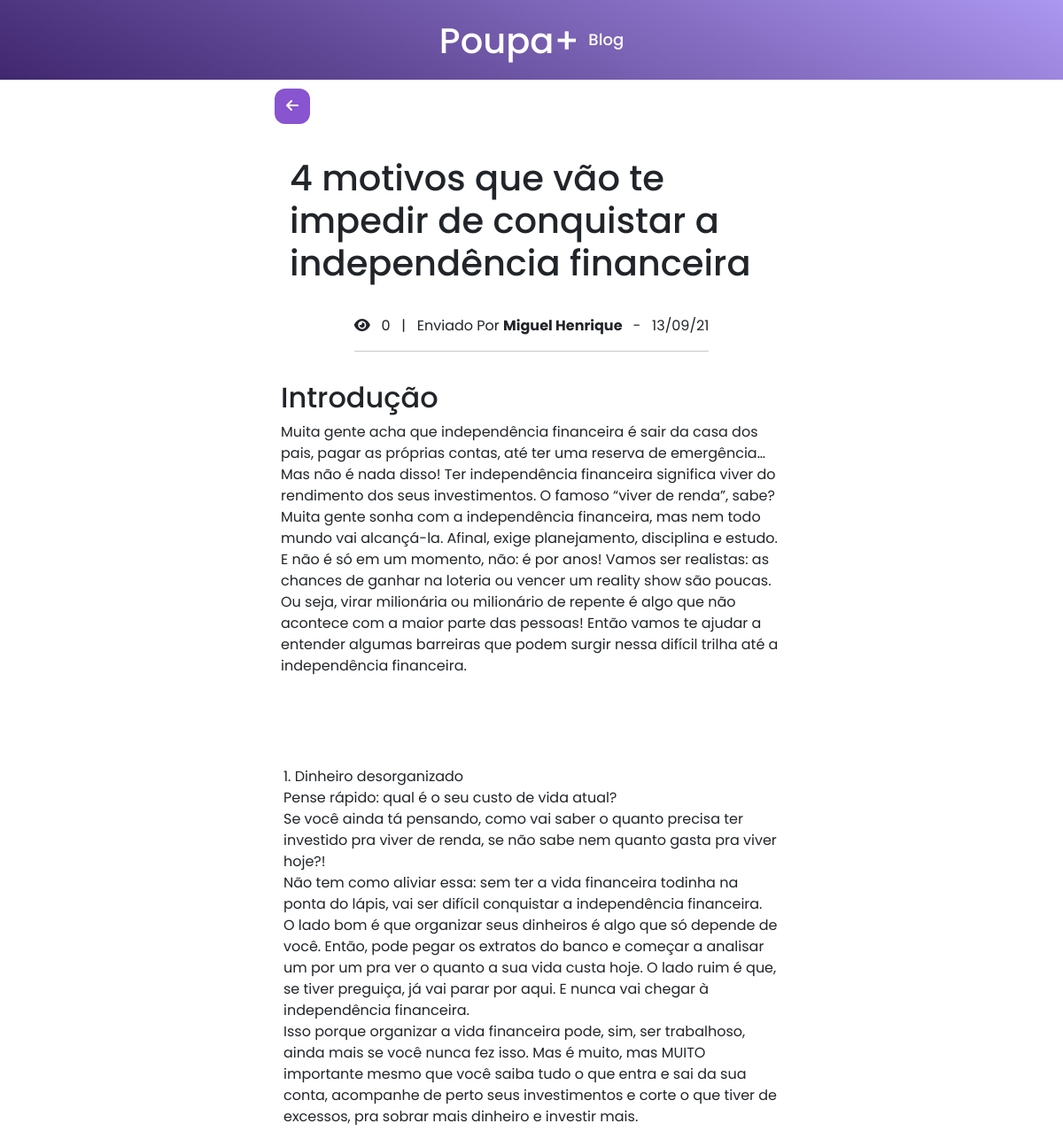
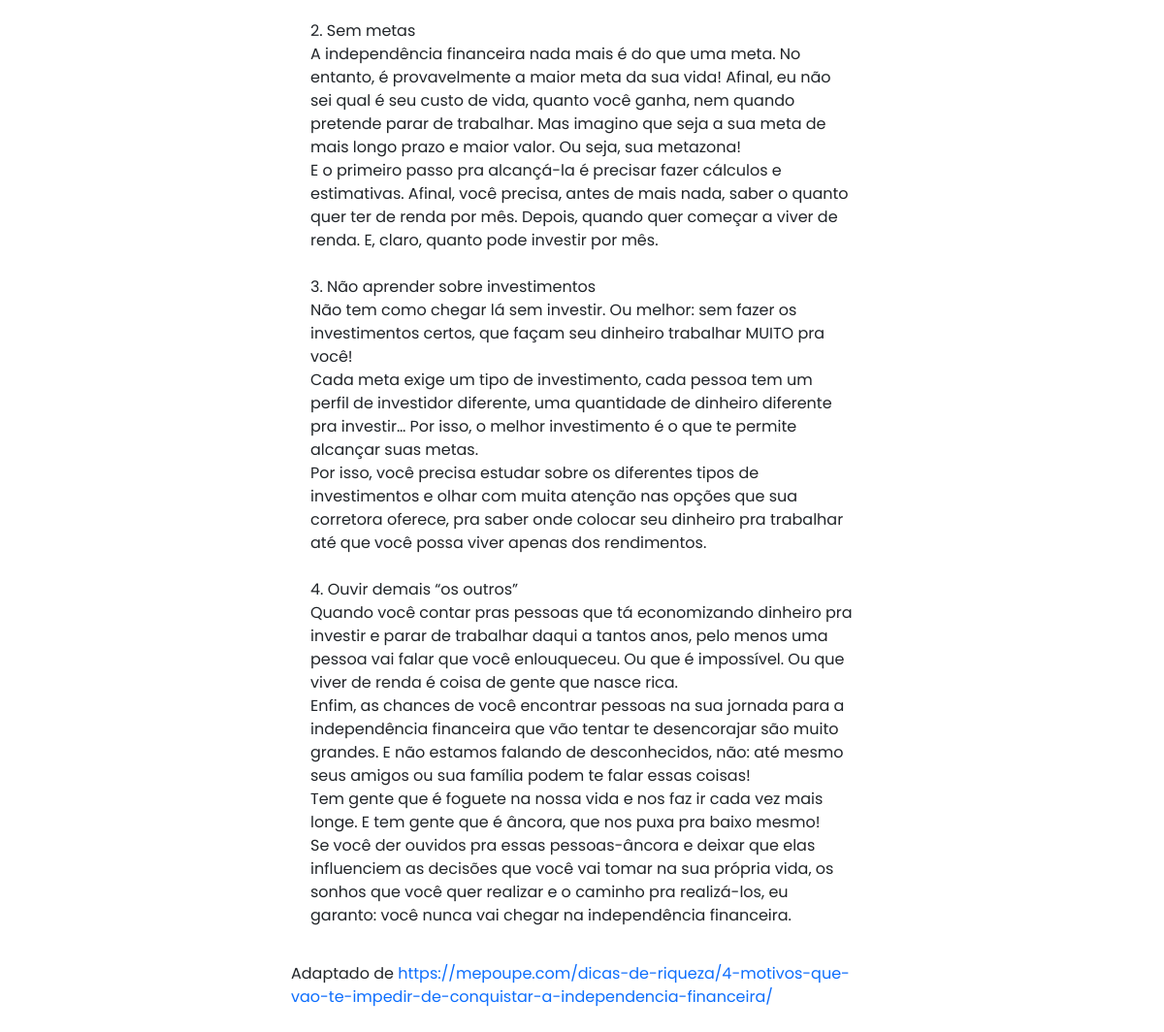
The app's page /pages/blog/view/post.php?id=3 with its own data (2 pictures, top to bottom).
### tables this page shows
CREATE TABLE `blog_posts` (
  `id` int(11) NOT NULL,
  `title` varchar(100) NOT NULL,
  `description` text NOT NULL,
  `text` text NOT NULL,
  `date` date NOT NULL,
  `creatorpost` varchar(255) NOT NULL,
  `origin` varchar(255) DEFAULT NULL,
  `views` int(11) DEFAULT '0',
  `coments` json DEFAULT NULL,
  `reactions` json DEFAULT NULL
);

### pages/blog/view/post.php (the view, shortened to what this page needs)
<?php
require_once('../../../source/controller/connection.php');
$get_Id = filter_input(INPUT_GET, 'id', FILTER_SANITIZE_STRING);
try {
    $searchPost = $connection->prepare("SELECT id, title, description, text, date, creatorpost, origin, views FROM blog_posts WHERE id = :id");
    $searchPost->bindParam(':id', $get_Id);
    $searchPost->execute();
    if ($searchPost->rowCount() > 0) {
        $row = $searchPost->fetchAll(PDO::FETCH_ASSOC);
    }
} catch (PDOException $error) {
    die('Erro Ao Tentar Se Comunicar com o Servidor, Tente Novamente Mais Tarde.');
}
?>
<!DOCTYPE html>
<html lang="pt-br">
<head>
    <link href="https://cdn.jsdelivr.net/npm/bootstrap@5.0.2/dist/css/bootstrap.min.css" rel="stylesheet" />
    <link rel="stylesheet" href="../../../source/root/root.css" />
    <link rel="stylesheet" href="../../../source/styles/blog_page/main.css" />
    <link rel="stylesheet" href="../../../source/styles/mobile/blog_page/main.css">
    <link rel="stylesheet" href="../../../source/styles/components/button-back/main.css">
</head>
<body>
    <div class="nav_bar_top">
        <div class="row_nav_bar">
            <div class="left_logo">
                <a href="../index.php">
                    <h1>Poupa+
                        <sup>Blog</sup>
                    </h1>
                </a>
            </div>
        </div>
    </div>
    <div class="container-content-post">
        <div class="content-post">
        <div class="btn_back_home">
                <a href="../index.php" title="Voltar Para Tela Inicial">
                    <i class="fas fa-arrow-left"></i>
                </a>
            </div>
            <?php
            if (isset($row)) {
                if ($row != null) {
                    foreach ($row as $get_Data) {
            ?>
                        <div class="title-post-view">
                            <h1><?php echo $get_Data['title']; ?></h1>
                        </div>
                        <div class="date_post">
                            <span><i class="fas fa-eye"></i> &nbsp; <?php echo $get_Data['views']; ?> &nbsp; | &nbsp; Enviado Por
                                <strong>
                                    <?php echo $get_Data['creatorpost']; ?>
                                </strong>
                                &nbsp; - &nbsp;
                                <span class="date-send">
                                <?php echo date('d/m/y', strtotime($get_Data['date'])); ?>
                                </span>
                            </span>
                            <hr>
                        </div>
                        <div class="intro-description">
                            <h2>Introdução</h2>
                            <p>
                                <?php echo $get_Data['description']; ?>
                            </p>
                        </div>
                        <br>
                        <br>
                        <div class="text-notice">
                            <p>
                                <?php echo nl2br($get_Data['text']); ?>
                            </p>
                        </div>
                        <?php if($get_Data['origin'] !== ''){?>
                        <div class="autor">
                            <span>Adaptado de
                                <a href="<?php echo $get_Data['origin']; ?>" target="_blank" rel="noopener noreferrer">
                                    <?php echo $get_Data['origin']; ?>
                                </a>
                            </span>
                            <br><br>
                        </div>
                        <?php }?>
            <?php }
                }
            } else {
                echo "<h1 >Post Não Encontrado</h1>";
            } ?>
        </div>
    </div>
</body>
</html>

### source/root/root.css (style rules this page uses)
body { margin: 0 auto; padding: 0 auto; scroll-behavior: smooth; }
* { font-family: "Poppins", sans-serif; text-decoration: none !important; }
:root { --primary-color: #8854d0; --secondary-color: #a55eea; --button_color: #663399; --gradiente-color: linear-gradient(25deg, #40276f, #634a98, #8770c4, #ac97f1); --text-primary: #ffff; --input-background: #f3f3f3; }

### source/styles/blog_page/main.css (style rules this page uses)
.nav_bar_top { width: 100%; height: 90px; background-image: var(--gradiente-color); }
.row_nav_bar { display: flex; flex-direction: row; justify-content: space-around; align-items: center; height: 88px; }
.row_nav_bar > .left_logo { padding-top: 12px; }
.row_nav_bar > .left_logo > a { text-decoration: none; color: #ffff; font-family: "Poppins", sans-serif; }
.container-content-post { width: 100%; background-color: #ffff; display: flex; flex-direction: row; justify-content: center; align-items: center; }
.content-post { display: flex; flex-direction: column; justify-content: center; align-items: center; width: 50%; }
.title-post-view { margin: 17px; padding: 10px; }
.intro-description { margin: 17px; }
.text-notice { margin: 20px; }

### source/styles/components/button-back/main.css (style rules this page uses)
.btn_back_home { display: flex; flex-direction: row; justify-content: flex-start; align-items: flex-start; width: 100%; }
.btn_back_home > a { width: 40px; margin: 10px; cursor: pointer; height: 40px; background-color: var(--primary-color); text-align: center; align-items: center; border-radius: 12px; transition: 0.2s; }
.btn_back_home > a > i { color: var(--text-primary); text-align: center; padding: 11px; }

### pages/blog/view/post.php (style rules this page uses)
.left_logo>a>h1>sup { font-size: 18px; }

### records on screen
blog_posts: title "4 motivos que vão te impedir de conquistar a independência financeira", views "0", creatorpost "Miguel Henrique", date "13/09/21", description "Muita gente acha que independência financeira é sair da casa dos pais, pagar as próprias contas, até ter uma reserva de emergência… Mas não é nada disso! Ter independência financeira significa viver do rendimento dos seus investimentos. O famoso “viver de renda”, sabe? Muita gente sonha com a independência financeira, mas nem todo mundo vai alcançá-la. Afinal, exige planejamento, disciplina e estudo. E não é só em um momento, não: é por anos! Vamos ser realistas: as chances de ganhar na loteria ou vencer um reality show são poucas. Ou seja, virar milionária ou milionário de repente é algo que não acontece com a maior parte das pessoas! Então vamos te ajudar a entender algumas barreiras que…", text "1. Dinheiro desorganizado Pense rápido: qual é o seu custo de vida atual? Se você ainda tá pensando, como vai saber o quanto precisa ter investido pra viver de renda, se não sabe nem quanto gasta pra viver hoje?! Não tem como aliviar essa: sem ter a vida financeira todinha na ponta do lápis, vai ser difícil conquistar a independência financeira. O lado bom é que organizar seus dinheiros é algo que só depende de você. Então, pode pegar os extratos do banco e começar a analisar um por um pra ver o quanto a sua vida custa hoje. O lado ruim é que, se tiver preguiça, já vai parar por aqui. E nunca vai chegar à independência financeira. Isso porque organizar a vida financeira pode, sim, ser…", origin "https://mepoupe.com/dicas-de-riqueza/4-motivos-que-vao-te-impedir-de-conquistar-a-independencia-financeira/"
